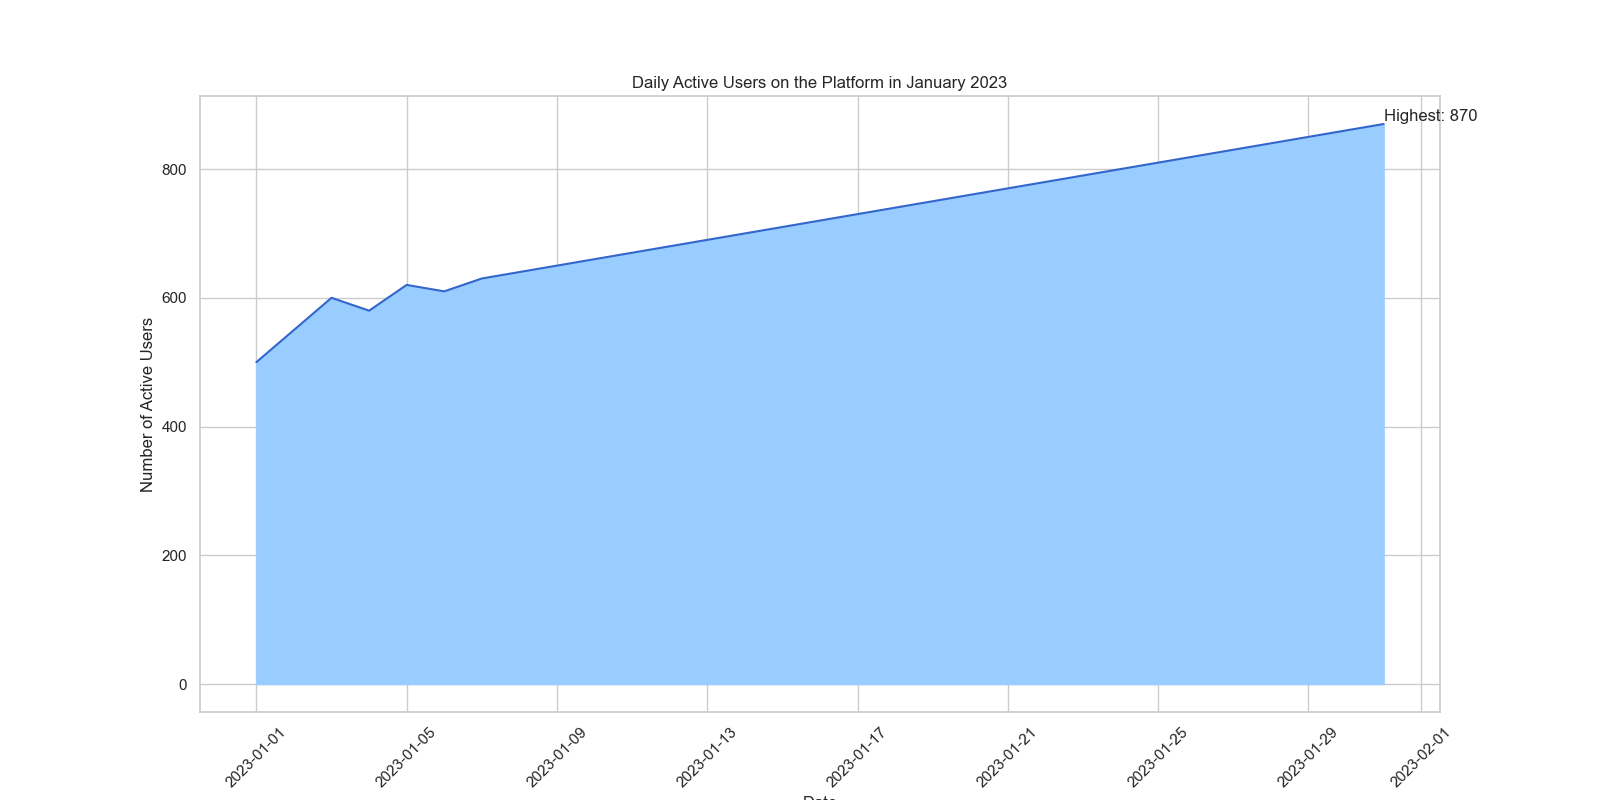

Write Python code to recreate this figure.

import seaborn as sns
import pandas as pd
import matplotlib.pyplot as plt

data = {
    'Date': ["2023-01-01", "2023-01-02", "2023-01-03", "2023-01-04", "2023-01-05",
             "2023-01-06", "2023-01-07", "2023-01-08", "2023-01-09", "2023-01-10",
             "2023-01-11", "2023-01-12", "2023-01-13", "2023-01-14", "2023-01-15",
             "2023-01-16", "2023-01-17", "2023-01-18", "2023-01-19", "2023-01-20",
             "2023-01-21", "2023-01-22", "2023-01-23", "2023-01-24", "2023-01-25",
             "2023-01-26", "2023-01-27", "2023-01-28", "2023-01-29", "2023-01-30",
             "2023-01-31"],
    'Active Users': [500, 550, 600, 580, 620, 610, 630, 640, 650, 660, 670, 680, 690, 700, 710,
                     720, 730, 740, 750, 760, 770, 780, 790, 800, 810, 820, 830, 840, 850, 860, 870]
}

df = pd.DataFrame(data)
df['Date'] = pd.to_datetime(df['Date'])

plt.figure(figsize=(16, 8))
sns.lineplot(data=df, x='Date', y='Active Users', color='#3366cc')
plt.fill_between(df['Date'], df['Active Users'], color="#99ccff")

plt.xticks(rotation=45)

highest_users_date = df.loc[df['Active Users'].idxmax(), 'Date']
highest_users = df['Active Users'].max()
plt.text(highest_users_date, highest_users, f'Highest: {highest_users}', ha='left', va='bottom')

plt.title("Daily Active Users on the Platform in January 2023")
plt.xlabel("Date")
plt.ylabel("Number of Active Users")

plt.show()
